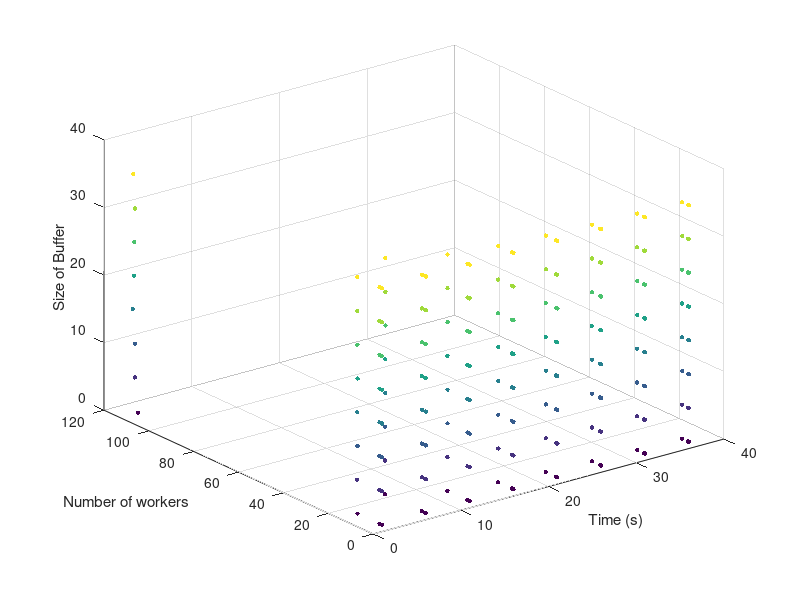
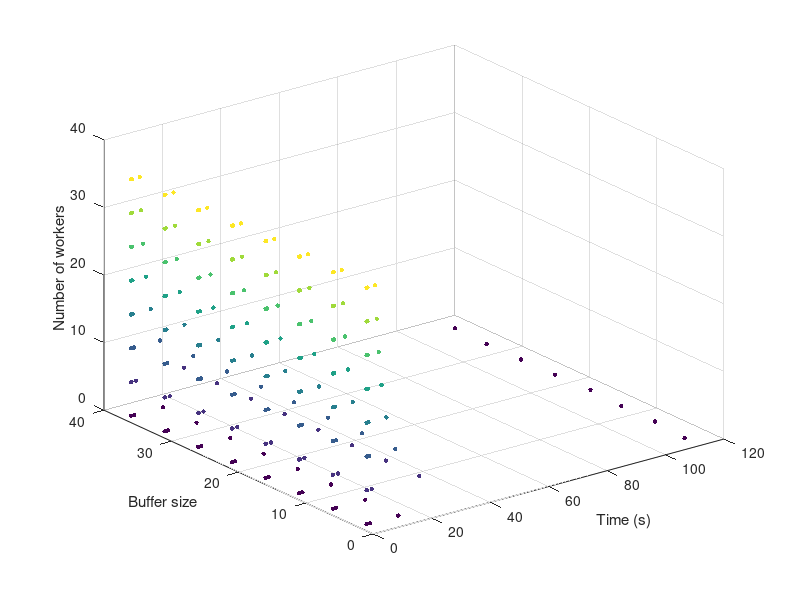
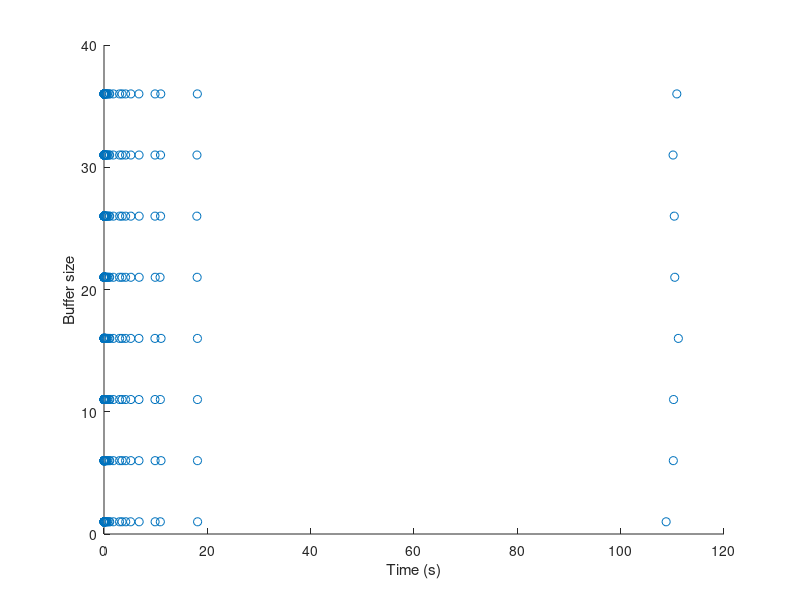

Reproduce these figures in MATLAB, in order.
stats = load('client_stats.dat');

buffersize = sortrows(stats, [2 4]);
workers = sortrows(stats, [3 4]);
time = sortrows(stats, 4);

figure(1)
scatter3(workers(:,3), workers(:,4), workers(:,2), 10, workers(:,2), 'filled');
xlabel('Time (s)');
ylabel('Number of workers');
zlabel('Size of Buffer');

saveas( gcf(), 'workers_vs_time_vs_bufsize.png', 'png');

figure(2)
scatter3(buffersize(:,4), buffersize(:,2), buffersize(:,3), 10, buffersize(:,3), 'filled');
xlabel('Time (s)');
ylabel('Buffer size');
zlabel('Number of workers');

saveas( gcf(), 'bufsize_vs_time_vs_workers.png', 'png');

figure(3)
scatter(time(:,4), time(:,2));
xlabel('Time (s)')
ylabel('Buffer size')

saveas( gcf(), 'bufsize_vs_time.png', 'png');

for i = 1:5:36
    temp = workers(:,3) == i;
    temp = workers(temp, :);
    av = mean(temp(:, 4));
    fprintf('%i workers averages %.5f seconds\n', i, av);
end

exit;